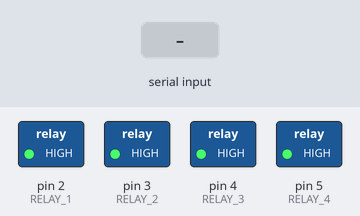
A sketch run on a simulated Arduino Uno, built with avr-gcc and run on an emulated ATmega328P. On the bench: switched loads named in the sketch (green lamp = pin HIGH). The test bench sets the inputs (shaded band).

Above: at 1.2 s.
1.3 s: "1" received over Serial
At 2.5 s:
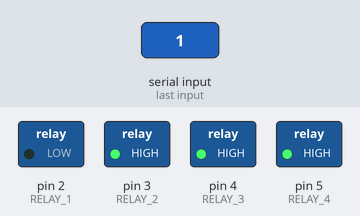
2.8 s: "3" received over Serial
At 3.9 s:
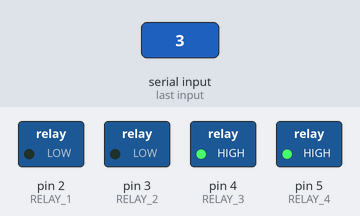
4.3 s: "0" received over Serial
At 5.0 s:
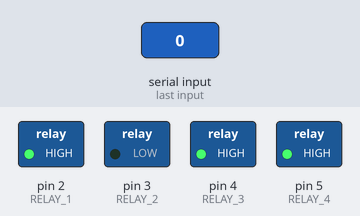
5.8 s: "5" received over Serial
At 6.2 s:
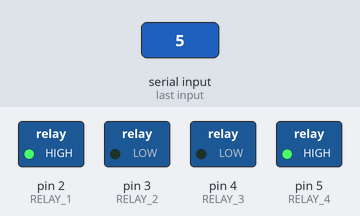
7.3 s: "2" received over Serial
At 8.5 s:
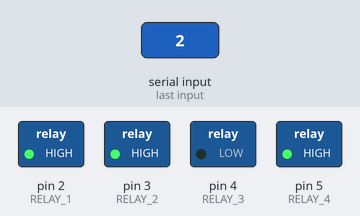
8.8 s: "4" received over Serial
At 9.7 s:
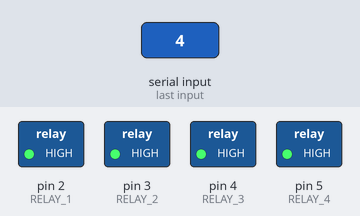
Timing chart, 0 to 11.3 s (numbered marks = the images above; inputs shaded):
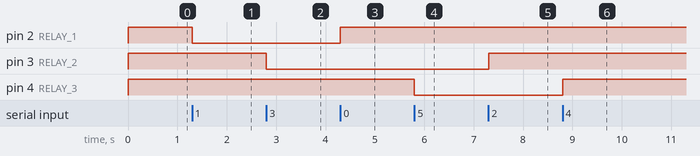

The sketch:

arduino-c.ino
```cpp
const int RELAY_1 = 2;
const int RELAY_2 = 3;
const int RELAY_3 = 4;
const int RELAY_4 = 5;
int intSolenoid1 = 0;
String strSolenoid1 = "";

void setup()
{
    Serial.begin(9600);
    pinMode(RELAY_1, OUTPUT);
    pinMode(RELAY_2, OUTPUT);
    pinMode(RELAY_3, OUTPUT);
    pinMode(RELAY_4, OUTPUT);

    //Turn relay off at startup.
    digitalWrite(RELAY_1, HIGH);
    digitalWrite(RELAY_2, HIGH);
    digitalWrite(RELAY_3, HIGH);
    digitalWrite(RELAY_4, HIGH);
}

void loop()
{
    while(Serial.available()>0)
    {
      switch(Serial.read())
      {
        case '0':
          digitalWrite(RELAY_1, HIGH);
        break;

        case '1':
          digitalWrite(RELAY_1, LOW);
        break;

        case '2':
          digitalWrite(RELAY_2, HIGH);
        break;

        case '3':
          digitalWrite(RELAY_2, LOW);
        break;

        case '4':
          digitalWrite(RELAY_3, HIGH);
        break;

        case '5':
          digitalWrite(RELAY_3, LOW);
        break;

        case '6':
          digitalWrite(RELAY_3, HIGH);
        break;

        case '7':
          digitalWrite(RELAY_3, LOW);
        break;
      }
    }
}
```

Measured:
- after the input at 1.3 s, pin 2 (RELAY_1): HIGH → LOW at once
- after the input at 2.8 s, pin 3 (RELAY_2): HIGH → LOW at once
- after the input at 4.3 s, pin 2 (RELAY_1): LOW → HIGH at once
- after the input at 5.8 s, pin 4 (RELAY_3): HIGH → LOW at once
- after the input at 7.3 s, pin 3 (RELAY_2): LOW → HIGH at once
- after the input at 8.8 s, pin 4 (RELAY_3): LOW → HIGH at once
